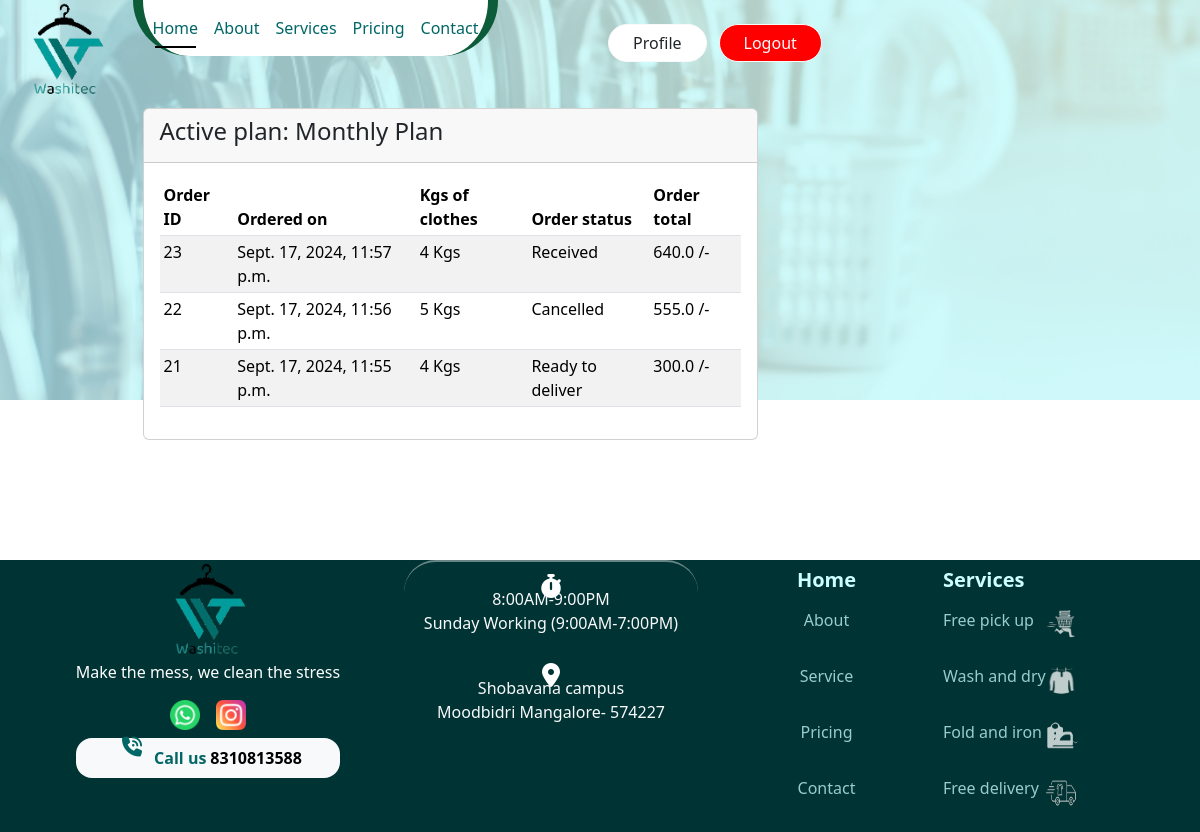
Before: /vieworder (signed in) with the older database file.
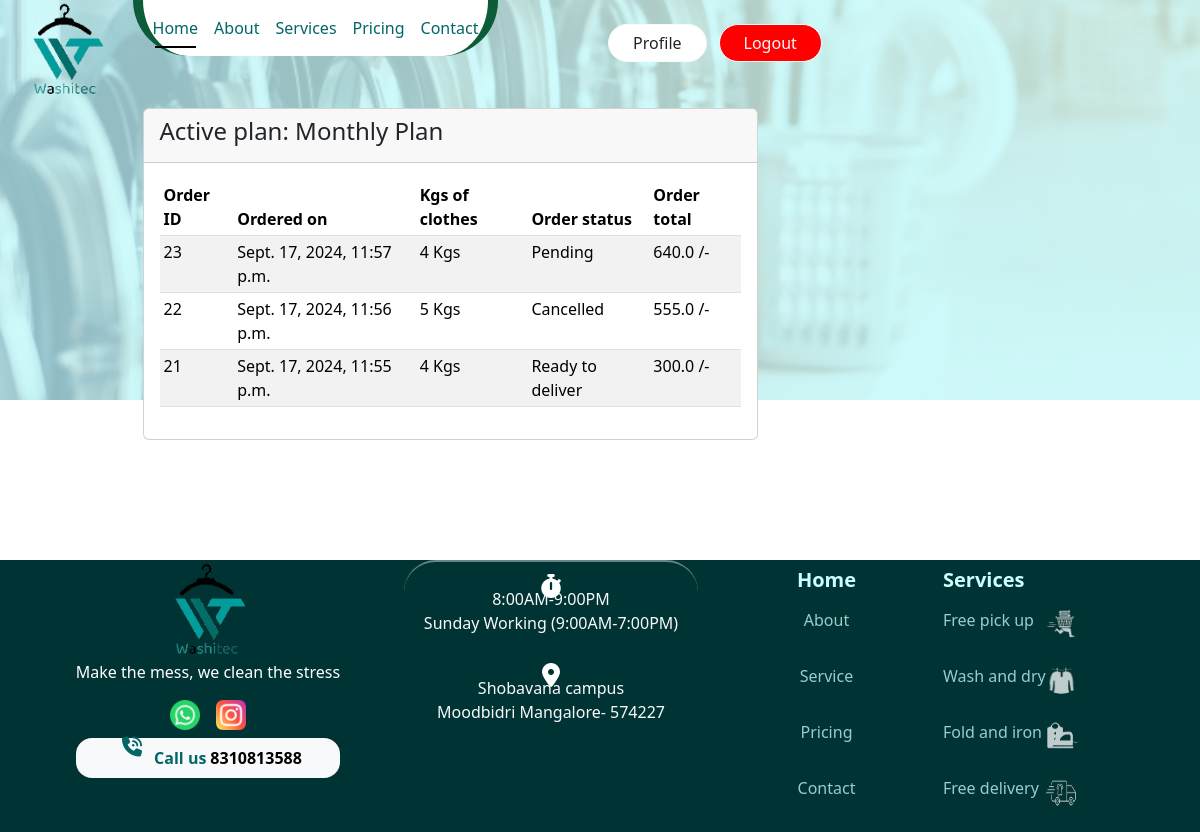
After: the same page with the newer database file.
### newapp/models.py (models this page shows, shortened)
class Order(models.Model):
    userobj = models.ForeignKey("auth.User", on_delete=models.CASCADE)
    usertype = models.CharField(max_length=20)
    orderdatetime = models.DateTimeField(auto_now_add=True)
    clothes = models.IntegerField()
    comfort = models.BooleanField()
    dettol = models.BooleanField()
    iron = models.IntegerField()
    bedspread = models.IntegerField()
    mediumblanket = models.IntegerField()
    largeblanket = models.IntegerField()
    totalprice = models.FloatField()
    status = models.CharField(max_length=15, default="Received")

### newapp/views.py (the view)
# urls.py: path('vieworder', render_view_orders, name='view_orders'),
def render_view_orders(request):
    user = request.user
    orders = Order.objects.filter(userobj=user)[::-1]
    return render(request, "view_orders.html", {"orders": orders, "uses_a_plan": get_plan(request)})

### newapp/views.py (called while the page is built)
def get_plan(request):
    user= request.user
    uses_a_plan = None
    if user.is_authenticated and MonthlyUser.objects.filter(userobj=user).exists():
        if MonthlyUser.objects.get(userobj=user).isActive:
            uses_a_plan = "Monthly Plan"
        elif YearlyUser.objects.get(userobj=user).isActive:
            uses_a_plan = "Yearly Plan"
        elif CreditUser.objects.get(userobj=user).isActive:
            uses_a_plan = "Credit Plan"
    return uses_a_plan

### templates/view_orders.html (shortened to what this page needs)
{% load static %}
<!DOCTYPE html>
<html lang="en">
<head>
    <link rel="stylesheet" href="{% static 'css/style.css' %}">
    <link href="https://cdn.jsdelivr.net/npm/bootstrap@5.3.3/dist/css/bootstrap.min.css" rel="stylesheet"
>
</head>
<body>
    <div class="banner">
    </div>
    <div class="container-fluid p-0 m-0" style="background-color: transparent;">
        <div class="row m-0">
            <div class="col-lg-9">
                {% include 'navbar.html' %}
                <div class="container-fluid mt-0 m-0">
                    <div class="row m-0 mt-2">
                        <div class="container col-lg-9">
                            <div class="card">
                                <div class="card-header">
                                    <h4>Active plan: {{ uses_a_plan }}</h4>
                                </div>
                                <div class="card-body">
                                    <div class="table-responsive">
                                    <table class="table table-striped table-sm">
                                        <thead>
                                            <tr>
                                                <th scope="col">Order ID</th>
                                                <th scope="col">Ordered on</th>
                                                <th scope="col">Kgs of clothes</th>
                                                <th scope="col">Order status</th>
                                                <th scope="col">Order total</th>
                                            </tr>
                                        </thead>
                                        <tbody>
                                            {% for i in orders %}
                                            <tr>
                                                <td>{{ i.id }}</td>
                                                <td>{{ i.orderdatetime }}</td>
                                                <td>{{ i.clothes }} Kgs</td>
                                                <td>{{ i.status }}</td>
                                                <td>{{ i.totalprice }} /-</td>
                                            </tr>
                                            {% endfor %}
                                        </tbody>
                                    </table>
                                </div>
                                </div>
                            </div>
                        </div>
                    </div>
                </div>
            </div>
        </div>
        <br><br><br><br><br>
        {% include 'footer.html' %}
</body>
</html>

Changed rows visible on the page:
changed Order id 23: status "Received" → "Pending"
